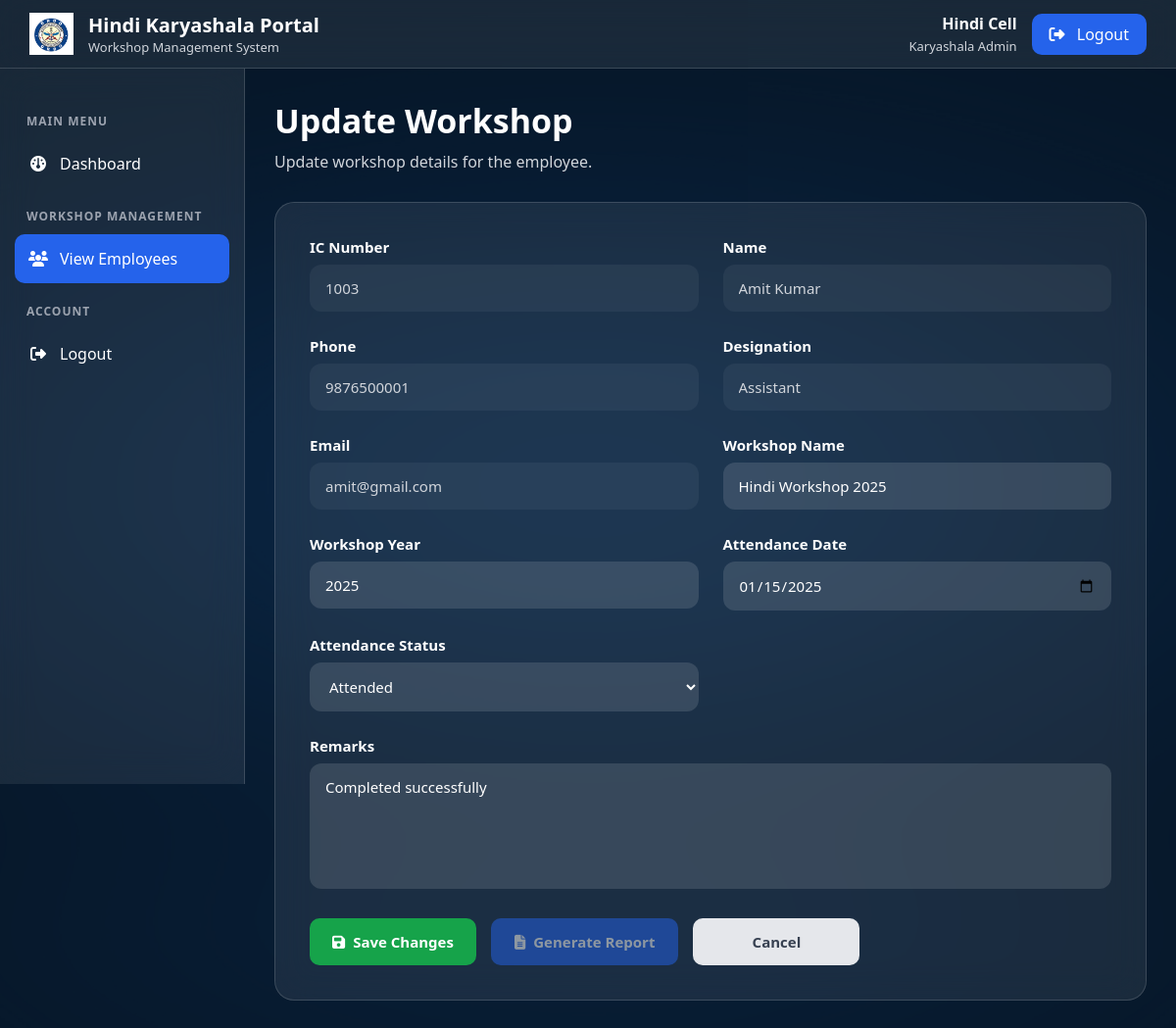
/employee/update_workshop.php?ic=1003 (signed in), run on the app's committed database.
### tables this page shows
CREATE TABLE employees (
    ic_number INT(4) PRIMARY KEY,
    name VARCHAR(100) NOT NULL,
    phone VARCHAR(15) NOT NULL,
    designation VARCHAR(100) NOT NULL,
    email VARCHAR(100) NOT NULL UNIQUE,
    created_at TIMESTAMP DEFAULT CURRENT_TIMESTAMP
);

CREATE TABLE workshops (
    workshop_id INT AUTO_INCREMENT PRIMARY KEY,
    employee_ic INT(4) NOT NULL,
    workshop_name VARCHAR(150) NOT NULL,
    workshop_year YEAR NOT NULL,
    attendance_date DATE,
    attendance_status ENUM('Pending','Attended','Absent') DEFAULT 'Pending',
    remarks VARCHAR(255),
    updated_by INT(4),
    updated_at TIMESTAMP DEFAULT CURRENT_TIMESTAMP
        ON UPDATE CURRENT_TIMESTAMP,
    FOREIGN KEY (employee_ic) REFERENCES employees(ic_number)
        ON DELETE CASCADE
        ON UPDATE CASCADE,
    FOREIGN KEY (updated_by) REFERENCES employees(ic_number)
        ON DELETE SET NULL
        ON UPDATE CASCADE
);

### employee/update_workshop.php (the view, shortened to what this page needs)
<?php
include "../config/db.php";
$ic=(int)$_GET["ic"];
$updated=false;
$stmt=$conn->prepare("
SELECT
employees.ic_number,
employees.name,
employees.phone,
employees.designation,
employees.email,
workshops.workshop_name,
workshops.workshop_year,
workshops.attendance_date,
workshops.attendance_status,
workshops.remarks
FROM employees
INNER JOIN workshops
ON employees.ic_number=workshops.employee_ic
WHERE employees.ic_number=?
");
$stmt->bind_param("i",$ic);
$stmt->execute();
$result=$stmt->get_result();
$row=$result->fetch_assoc();
?>
<!DOCTYPE html>
<html>
<head>
<link rel="stylesheet" href="../css/layout.css">
<link rel="stylesheet" href="../css/form.css">
<link rel="stylesheet" href="../css/modal.css">
<link rel="stylesheet"
href="https://cdnjs.cloudflare.com/ajax/libs/font-awesome/6.5.2/css/all.min.css">
</head>
<body>
<div class="overlay">
<?php include "../includes/navbar.php"; ?>
<?php include "../includes/employee_sidebar.php"; ?>
<div class="main">
<div class="page-header">
<h1>Update Workshop</h1>
<p>Update workshop details for the employee.</p>
</div>
<div class="form-card">
<form method="POST">
<div class="form-grid">
<div class="form-group">
<label>IC Number</label>
<input
type="text"
value="<?php echo $row["ic_number"]; ?>"
readonly>
</div>
<div class="form-group">
<label>Name</label>
<input
type="text"
value="<?php echo htmlspecialchars($row["name"]); ?>"
readonly>
</div>
<div class="form-group">
<label>Phone</label>
<input
type="text"
value="<?php echo htmlspecialchars($row["phone"]); ?>"
readonly>
</div>
<div class="form-group">
<label>Designation</label>
<input
type="text"
value="<?php echo htmlspecialchars($row["designation"]); ?>"
readonly>
</div>
<div class="form-group">
<label>Email</label>
<input
type="text"
value="<?php echo htmlspecialchars($row["email"]); ?>"
readonly>
</div>
<div class="form-group">
<label>Workshop Name</label>
<input
type="text"
name="workshop_name"
value="<?php echo htmlspecialchars($row["workshop_name"]); ?>"
required>
</div>
<div class="form-group">
<label>Workshop Year</label>
<input
type="number"
name="workshop_year"
value="<?php echo $row["workshop_year"]; ?>"
required>
</div>
<div class="form-group">
<label>Attendance Date</label>
<input
type="date"
name="attendance_date"
value="<?php echo $row["attendance_date"]; ?>">
</div>
<div class="form-group">
<label>Attendance Status</label>
<select name="attendance_status">
<option value="Attended"
<?php if($row["attendance_status"]=="Attended") echo "selected"; ?>>
Attended
</option>
</select>
</div>
<div class="form-group full-width">
<label>Remarks</label>
<textarea
name="remarks"
rows="5"><?php echo htmlspecialchars($row["remarks"]); ?></textarea>
</div>
</div>
<div class="form-buttons">
<button
type="submit"
name="update"
class="save-btn">
<i class="fa-solid fa-floppy-disk"></i>
Save Changes
</button>
<button
type="button"
id="generateBtn"
class="report-btn"
<?php if(!$updated){ ?>
disabled
style="opacity:.5;cursor:not-allowed;"
<?php } ?>
>
<i class="fa-solid fa-file-lines"></i>
Generate Report
</button>
<a
href="view.php"
class="cancel-btn">
Cancel
</a>
</div>
</form>
</div>
</div>
</div>
</body>
</html>

### includes/navbar.php
<?php
$stmt = $conn->prepare("SELECT name FROM employees WHERE ic_number=?");
$stmt->bind_param("i", $_SESSION["ic_number"]);
$stmt->execute();
$result = $stmt->get_result();
$user = $result->fetch_assoc();
?>
<nav class="navbar">
    <div class="logo">
        <img src="../images/logo.png" alt="Logo">
        <div>
            <h2>Hindi Karyashala Portal</h2>
            <p>Workshop Management System</p>
        </div>
    </div>
    <div class="user">
        <div class="user-info">
            <h4><?php echo htmlspecialchars($user["name"]); ?></h4>
            <span><?php echo htmlspecialchars($_SESSION["role"]); ?></span>
        </div>
        <a href="../logout.php" class="logout">
            <i class="fa-solid fa-right-from-bracket"></i>
            Logout
        </a>
    </div>
</nav>

### css/layout.css (style rules this page uses)
* { margin:0; padding:0; box-sizing:border-box; font-family:"Segoe UI",sans-serif; }
body { background:url("../images/background.jpg") center center/cover no-repeat fixed; }
.overlay { min-height:100vh; background:rgba(7,26,46,.75); }
.navbar { position:fixed; top:0; left:0; width:100%; height:70px; display:flex; justify-content:space-between; align-items:center; padding:0 30px; background:rgba(255,255,255,.08); backdrop-filter:blur(18px); border-bottom:1px solid rgba(255,255,255,.15); z-index:1000; }
.logo { display:flex; align-items:center; gap:15px; }
.logo img { width:45px; }
.logo h2 { color:#fff; font-size:20px; }
.logo p { color:#d1d5db; font-size:13px; }
.user { display:flex; align-items:center; gap:15px; }
.user-info { text-align:right; }
.user-info h4 { color:#fff; font-size:16px; }
.user-info span { color:#d1d5db; font-size:13px; }
.logout { padding:10px 18px; border-radius:10px; background:#2563EB; color:#fff; text-decoration:none; transition:.3s; }
.main { margin-left:250px; padding:100px 30px 30px; }
.page-header { margin-bottom:30px; }
.page-header h1 { color:#fff; font-size:34px; }
.page-header p { color:#d1d5db; margin-top:8px; }
.user i { margin-right:6px; }
.logout i { margin-right:8px; }

### css/form.css (style rules this page uses)
.form-card { width:90%; max-width:1200px; margin:auto; padding:35px; border-radius:20px; background:rgba(255,255,255,.08); backdrop-filter:blur(18px); border:1px solid rgba(255,255,255,.15); }
.form-grid { display:grid; grid-template-columns:repeat(2,1fr); gap:25px; }
.form-group { display:flex; flex-direction:column; }
.form-group label { color:#fff; font-size:15px; font-weight:600; margin-bottom:8px; }
.form-group input, .form-group select, .form-group textarea { width:100%; padding:14px 16px; border:none; outline:none; border-radius:12px; background:rgba(255,255,255,.12); color:#fff; font-size:15px; }
.form-group input[readonly] { background:rgba(255,255,255,.05); color:#d1d5db; }
.form-group textarea { resize:none; min-height:120px; }
.form-group select { cursor:pointer; }
.form-group select option { background:#23364d; color:#fff; }
.full, .full-width { grid-column:1/3; }
.form-buttons { display:flex; align-items:center; gap:15px; margin-top:35px; }
.save-btn, .report-btn, .cancel-btn { display:inline-flex; align-items:center; justify-content:center; gap:8px; min-width:170px; height:48px; padding:0 24px; border:none; border-radius:10px; text-decoration:none; font-weight:600; font-size:15px; cursor:pointer; transition:.3s; }
.save-btn { background:#16A34A; color:#fff; }
.report-btn { background:#2563EB; color:#fff; }
.report-btn:disabled { opacity:.45; cursor:not-allowed; pointer-events:none; }
.cancel-btn { background:#6B7280; color:#fff; }
.form-card { width:100%; max-width:none; margin:0; }
.form-buttons { display:flex; align-items:center; gap:15px; margin-top:30px; }
.form-buttons a, .form-buttons button { text-decoration:none; }
.cancel-btn { display:inline-flex; align-items:center; justify-content:center; }

### css/modal.css (style rules this page uses)
.save-btn { display:inline-flex; align-items:center; gap:8px; padding:12px 22px; background:#16A34A; color:#fff; text-decoration:none; border-radius:10px; font-weight:600; transition:.3s; }
.cancel-btn { padding:12px 22px; border:none; background:#E5E7EB; color:#374151; border-radius:10px; cursor:pointer; font-weight:600; transition:.3s; }

### data on the page
employees: name "Hindi Cell"
workshops: employee_ic.ic_number "1003", employee_ic.name "Amit Kumar", employee_ic.phone "9876500001", employee_ic.designation "Assistant", employee_ic.email "amit@gmail.com", workshop_name "Hindi Workshop 2025", workshop_year "2025", attendance_date "01/15/2025", attendance_status "Attended", remarks "Completed successfully"

### other printed values
$_SESSION["role"] "Karyashala Admin"
